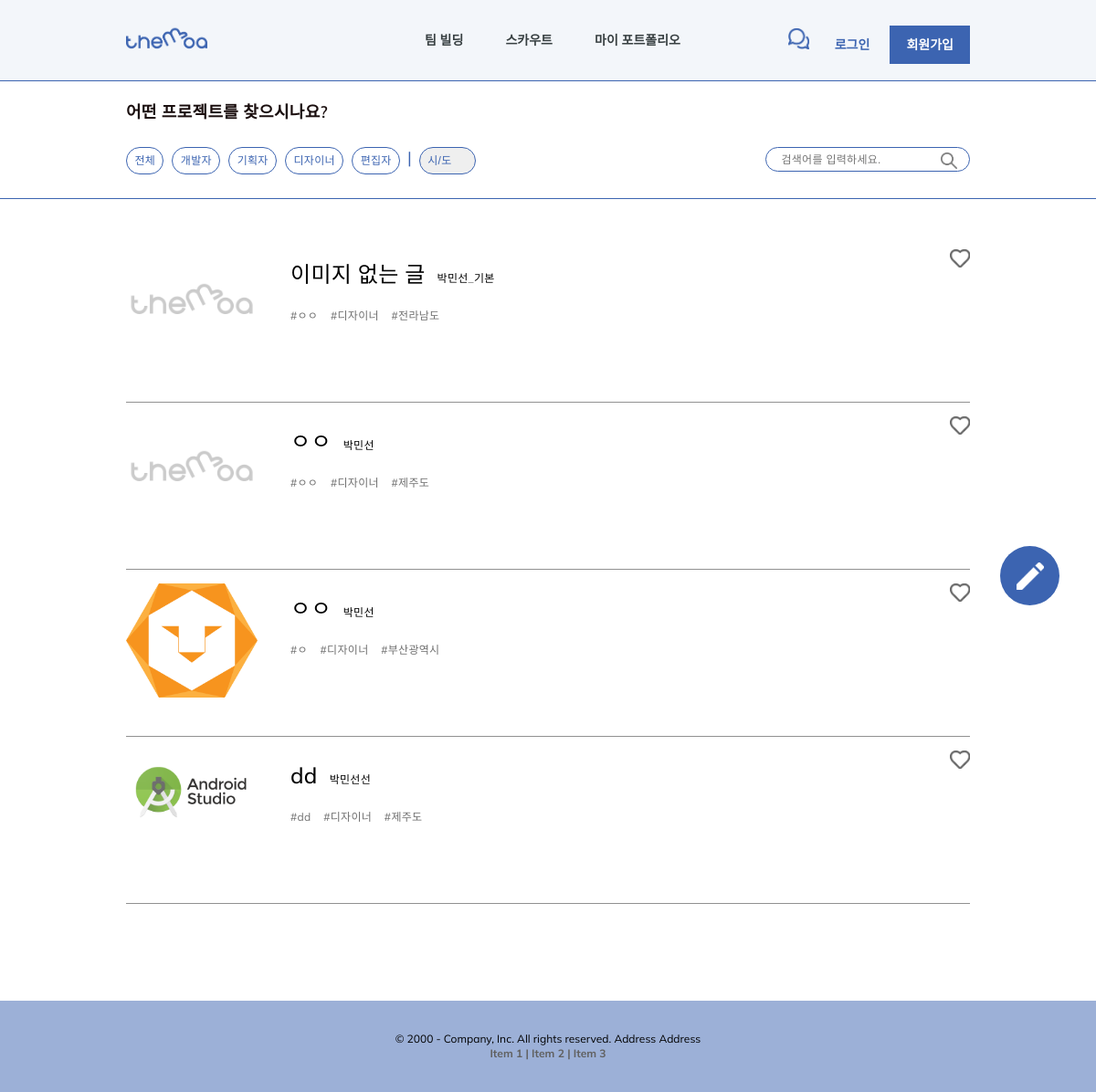
Before: /recruit/team_build/Designer with the older database file.
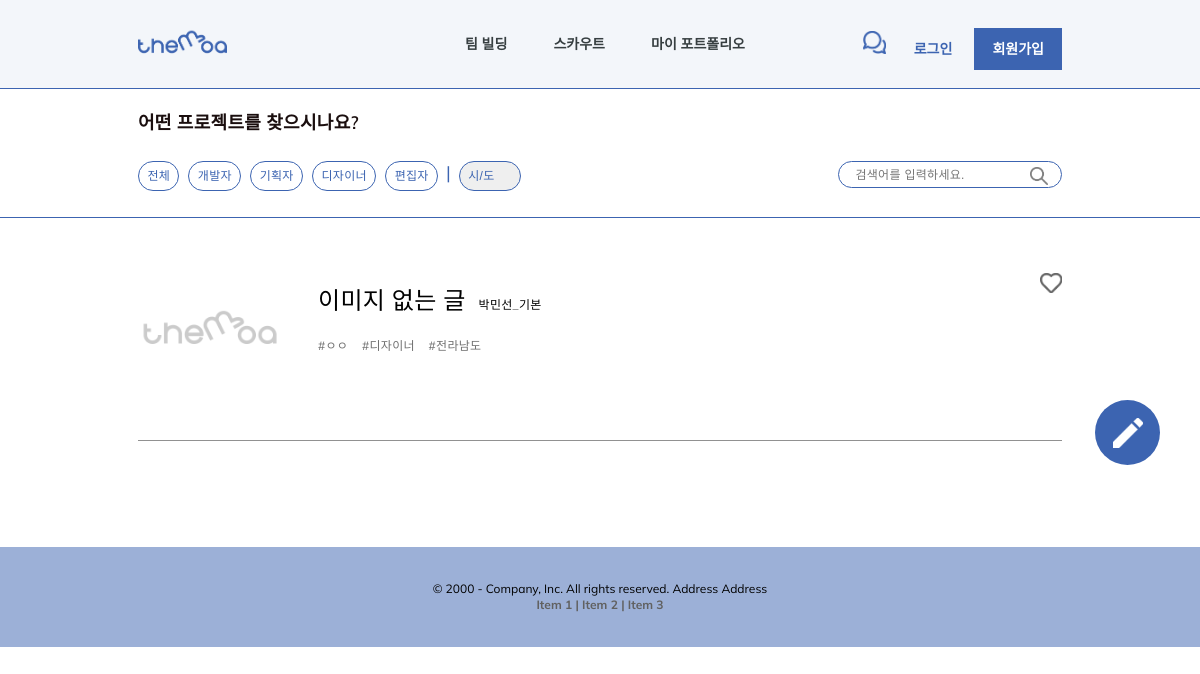
After: the same page with the newer database file.
### team_build/models.py (models this page shows)
class Recruit(models.Model):
    writer = models.CharField(default='', max_length=200)
    title = models.CharField(default='', max_length=300) # 프로젝트 한줄 설명으로 들어갈 것
    team_name = models.CharField(default='', max_length=200)
    service = models.CharField(default='', max_length=200)
    team_members = models.CharField(
        default='1',
        blank=True,
        null=False,
        max_length=10,
        choices=TEAM_MEMBERS_CHOICES
        )
    service_level = models.CharField(
        default='0',
        null=False,
        blank=True,
        max_length=10,
        choices=LEVEL_CHOICES
        )
    founding_date = models.DateField(default=timezone.now, null=False, blank=True)
    locate = models.CharField(default='', null=False, blank=True, max_length=2, choices=LOCATE_CHOICES)
    image = models.ImageField(
        default='image/team_build/none/img_default.png',
        upload_to="image/team_build/",
        blank=True,
        null=False
        )
    role = MultiSelectField(default='', choices=ROLE_CHOICES, max_choices=4, max_length=100)
    detail = models.TextField(blank=True, null=True)

### team_build/views.py (the view)
# urls.py: path('team_build/<str:input_role>', recruit_role_search, name='recruit_role_search'),
def recruit_role_search(request, input_role):
    results = Recruit.objects.filter(Q(role__icontains=input_role)).distinct()
    results = results.order_by('-id')
    paginator = Paginator(results, 5)
    page = request.GET.get('page')
    posts = paginator.get_page(page)
    context = {
        'posts':posts,
    }
    return render(request, 'team_build/recruit_role_search.html' ,context)

### templates/team_build/recruit_role_search.html (shortened to what this page needs)
{% extends 'team_build/team_build.html' %}
    {% block extrahead %}
    {% load static %}
        <link rel="stylesheet" href="{% static 'css/base.css' %}">
        <link rel="stylesheet" href="{% static 'css/team_build/team_build.css' %}">
    {% endblock %}
    {% block posts %}
        {% for post in posts %}
        <div class="recruit-post">
            <a class="recruit-img" href="{% url 'team_build:detail_recruit' post.id %}">
                <div style="background-image: url('../../media/{{post.image}}');"></div>
            </a>
            <a class="recruit-content" href="{% url 'team_build:detail_recruit' post.id %}">
                <div>
                    <p class="recruit-title">{{post.title}}</p>
                    <p class="recruit-writer">{{post.writer}}</p>
                </div>
                <p class="recruit-hashtag">
                    #{{post.service}}&nbsp&nbsp&nbsp
                    #{% for role in post.get_role_display %}{{role}}{% endfor %}&nbsp&nbsp&nbsp
                    #{{post.get_locate_display}}
                </p>
                <p class="recruit-detail">{{post.detail}}</p>
            </a>
            <a class="recruit-like" href="{% url 'team_build:recruit_like' post.id %}">
                <div style="background-image: url('../../static/img/like_icon.png');"></div>
            </a>
        </div>
        {% endfor %}
    {% endblock %}

Changed rows visible on the page:
removed Recruit: image (placeholder picture), title "ㅇㅇ", writer "박민선", service "ㅇㅇ", get_role_display "디" "자" "이" "너", locate "제주도"
removed Recruit: image (picture), title "ㅇㅇ", writer "박민선", service "ㅇ", get_role_display "디" "자" "이" "너", locate "부산광역시"
removed Recruit: image (picture), title "dd", writer "박민선선", service "dd", get_role_display "디" "자" "이" "너", locate "제주도"
